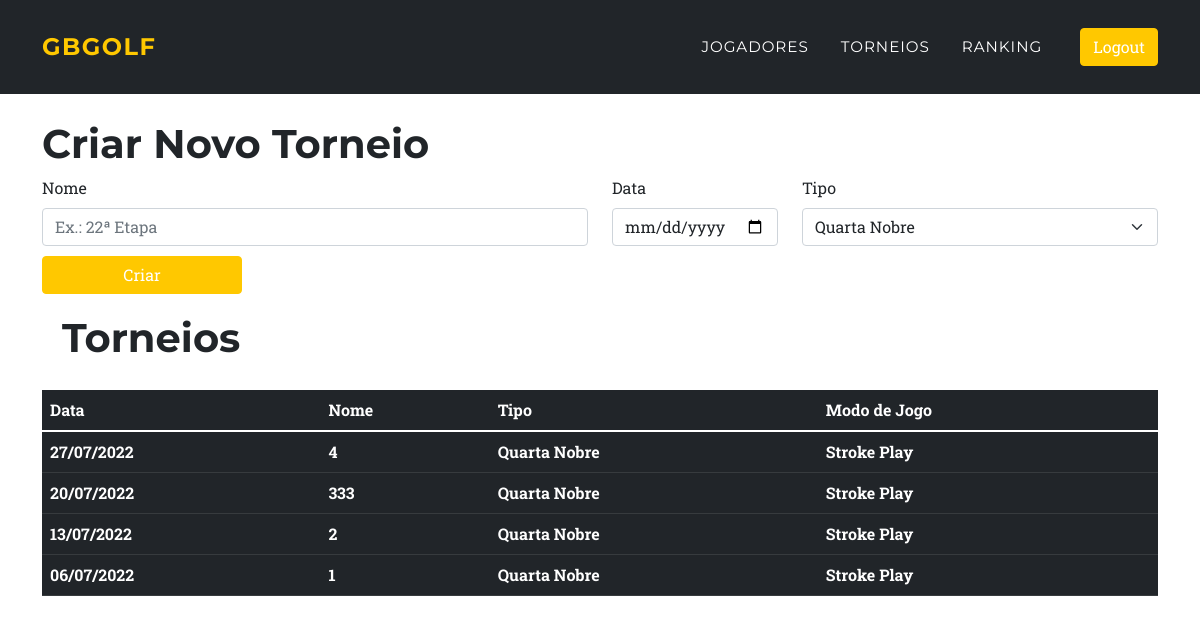
Before: /criartorneio (signed in) with the older database file.
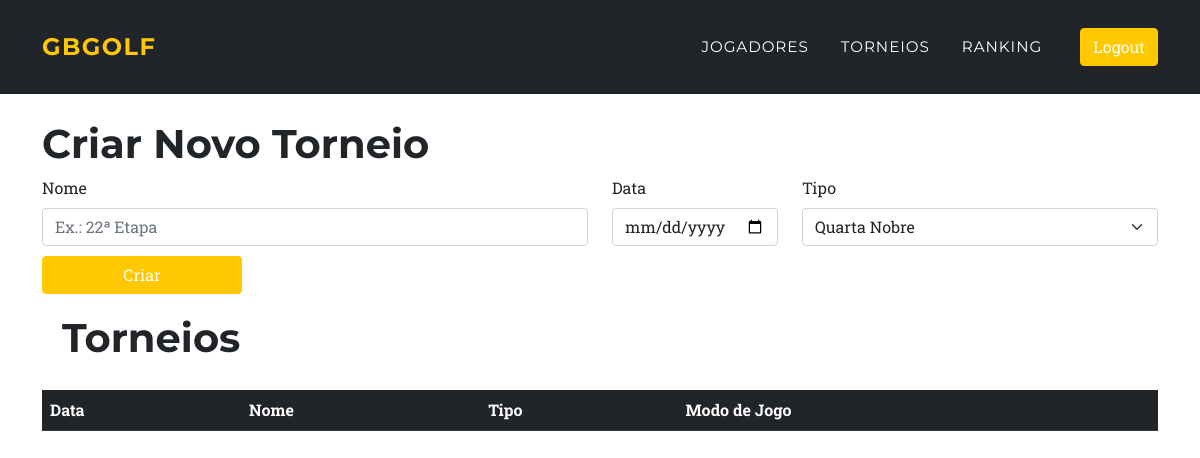
After: the same page with the newer database file.
### main.py (models this page shows)
class Torneios(db.Model):
    clube_id = db.Column(db.Integer)
    id = db.Column(db.Integer, primary_key=True)
    name = db.Column(db.String(1000))
    date = db.Column(db.String(100))
    date_br = db.Column(db.String(100))
    type = db.Column(db.String(100))
    cat = db.Column(db.String(100))
    tees_saida = db.Column(db.String(100))
    encerrado = db.Column(db.String(100))

### main.py (the view, shortened to what this page needs)
@app.route('/criartorneio', methods=["GET", "POST"])
@login_required
def criartorneio():
    rows = Torneios.query.order_by(Torneios.date.desc()).all()
    return render_template('novo_torneio.html',
                           title='Tourneio',
                           rows=rows, name=current_user.name, logged_in=True)

### main.py (called while the page is built)
@login_manager.user_loader
def load_user(user_id):
    return User.query.get(int(user_id))

### templates/novo_torneio.html (shortened to what this page needs)
{% extends "base.html" %}
{% block content %}
<h1>Criar Novo Torneio</h1>
<form action="{{ url_for('criartorneio') }}" method="post" class="row sm-3">
    <div class="col-md-6">
        <label for="name" class="form-label">Nome</label>
        <input type="text" name="name" class="form-control" placeholder="Ex.: 22ª Etapa">
    </div>
    <div class="col-md-2">
        <label for="date" class="form-label">Data</label>
        <input type="date" name="date" class="form-control">
    </div>
    <div class="col-md-4">
        <label for="type" class="form-label">Tipo</label>
        <select name="type" class="form-select">
            <option selected>Quarta Nobre</option>
        </select>
    </div>
    <div class="col-12" style="padding-top: 10px;border:1px">
        <button type="submit" style="width: 200px" class="btn btn-primary">Criar</button>
    </div>
</form>
<h1 style="padding:20px">Torneios </h1>
<div class="table-responsive-sm">
    <table class="table table-hover table-dark">
        <thead class="table-dark">
            <tr>
                <th scope="col">Data</th>
                <th scope="col">Nome</th>
                <th scope="col">Tipo</th>
                <th scope="col">Modo de Jogo</th>
            </tr>
        </thead>
        <tbody class="text-white ">
            {% for row in rows %}
            <div>
                <tr onclick="window.location=' /torneio/apuracao/{{row.id}}'" style="cursor: pointer">
                    <th scope=" row">{{row.date_br}}</th>
                    <th scope="row"> {{row.name}} </th>
                    <th scope="row"> {{row.type}} </th>
                    <th scope="row">Stroke Play</th>
                </tr>
            </div>
</div>
{% endfor %}
</tbody>
</table>
{% endblock %}

### templates/base.html (shortened to what this page needs)
<!DOCTYPE html>
<html lang="pt-BR">
<head>
    <link href="/static/css/styles.css" rel="stylesheet" />
</head>
<body id="page-top">
    <nav class="navbar navbar-expand-lg navbar-light fixed-top" id="mainNav">
        <div class="container">
            <a class="navbar-brand" href="/costao">GBGolf</a>
            {% if logged_in %}
            <div class="collapse navbar-collapse" id="navbarResponsive">
                <ul class="navbar-nav text-uppercase ms-auto py-4 py-lg-0">
                    <li class="nav-item"><a class="nav-link" href="/jogadores">Jogadores</a></li>
                    <li class="nav-item"><a class="nav-link" href="/criartorneio">Torneios</a></li>
                    <li style="padding-right:30px" class="nav-item"><a class="nav-link"
                            href="/torneio/apuracao/ranking">Ranking</a>
                    </li>
                </ul>
                <ul class=" nav nav-pills justify-content-end">
                    <li>
                        <a class=" btn btn-primary" s href="{{ url_for('logout') }}" tabindex="-1"
                            aria-current="page">Logout</a>
                    </li>
                </ul>
            {%endif%}
        </div>
    </nav>
    <div class="container" style="padding-top:120px">
        {% block content %}
        {% endblock %}
    </div>
</body>
</html>

Changed rows visible on the page:
removed Torneios: date_br "27/07/2022", name "4", type "Quarta Nobre"
removed Torneios: date_br "20/07/2022", name "333", type "Quarta Nobre"
removed Torneios: date_br "13/07/2022", name "2", type "Quarta Nobre"
removed Torneios: date_br "06/07/2022", name "1", type "Quarta Nobre"
